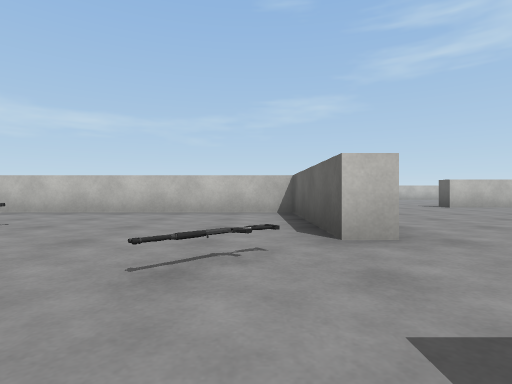
view 1 (above)

19 first-person views from a walk through a 3-D level made in the Unity game engine. The camera is 0.42 m above the floor, looks level and sees 80° across. The floor is counted in squares, 1 m on a side. Each view is taken from the middle of a square. On the plan, view 1 faces up. The plan holds only what a view shows up to about 9 squares ahead; the rest is blank. The player character is not drawn. Some surface patterns are stand-ins.

view 2
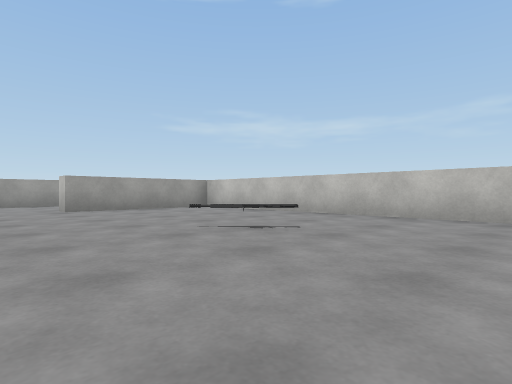

view 3
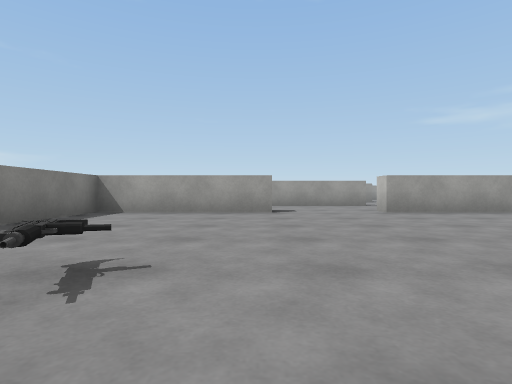

view 4
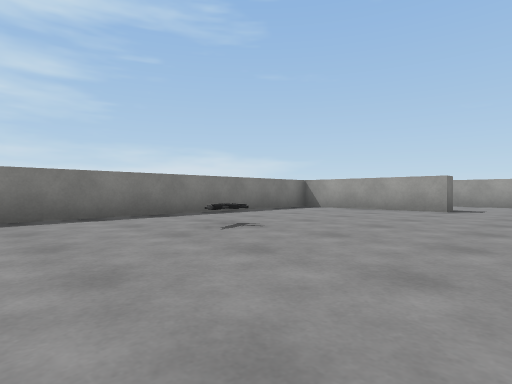

view 5
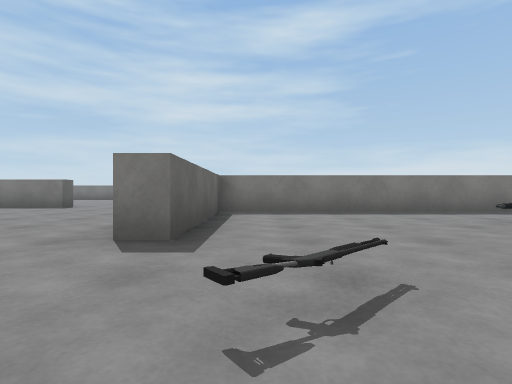

view 6
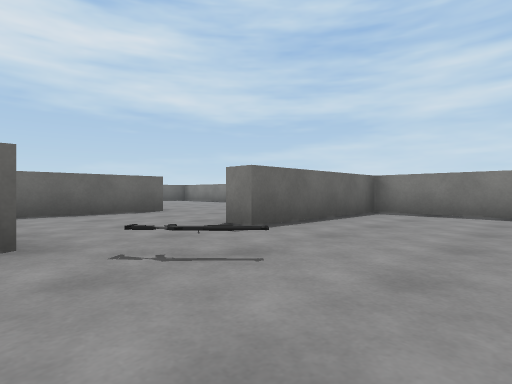

view 7
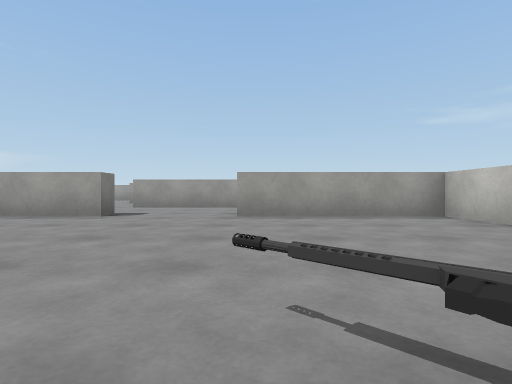

view 8
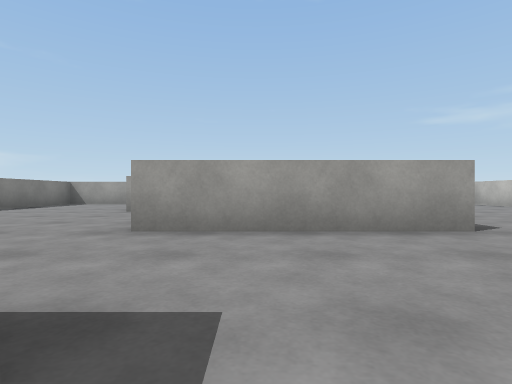

view 9
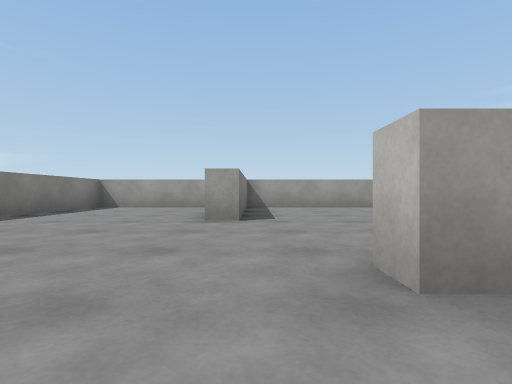

view 10
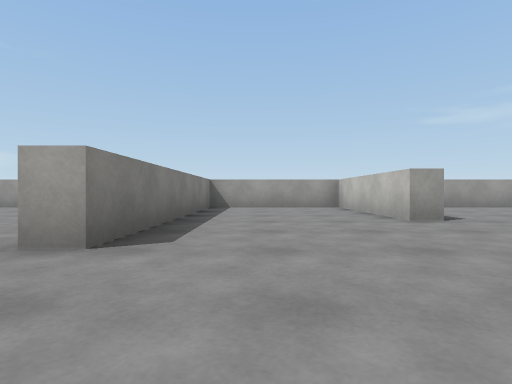

view 11
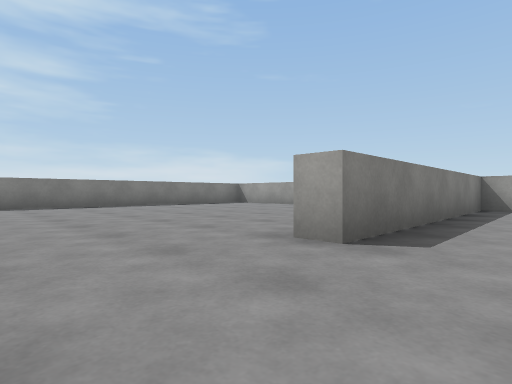

view 12
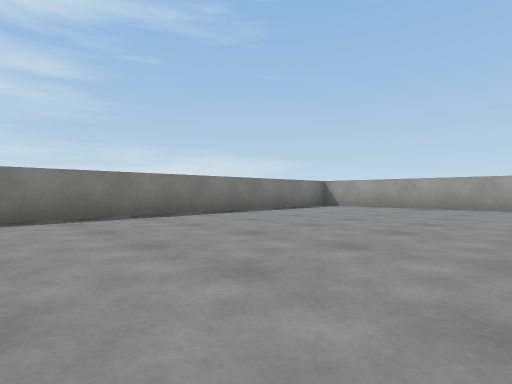

view 13
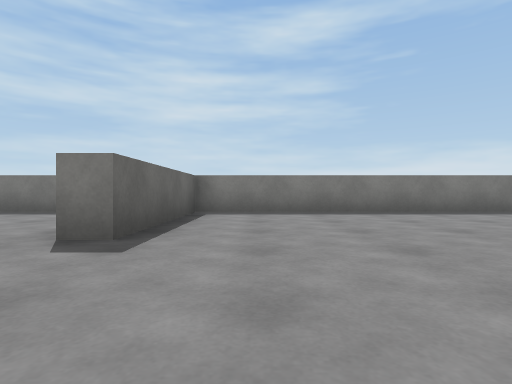

view 14
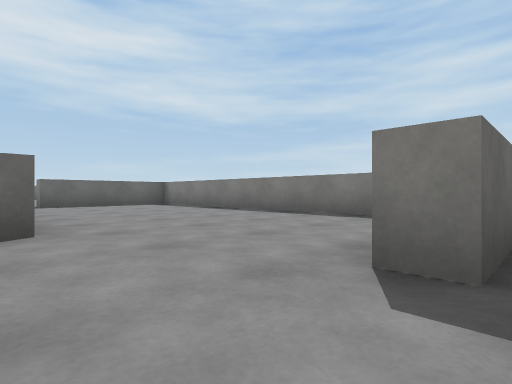

view 15
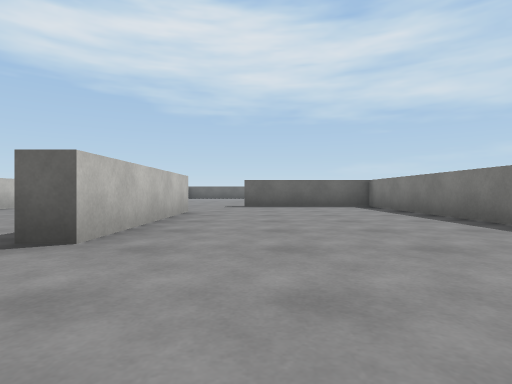

view 16
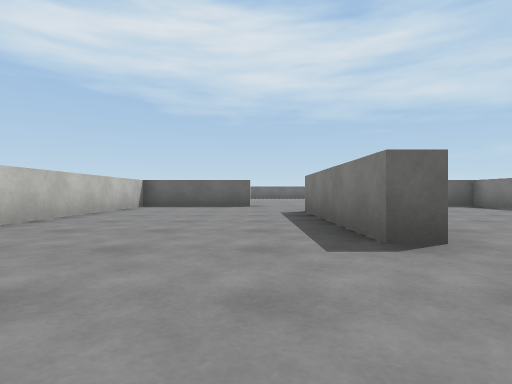

view 17
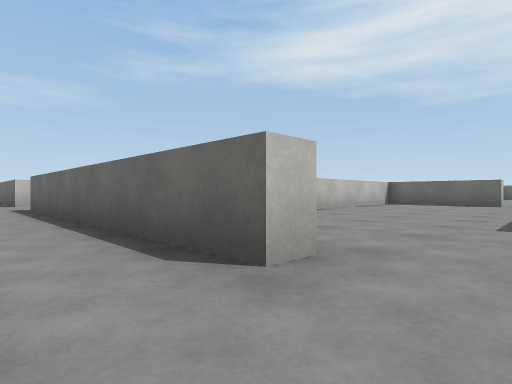

view 18
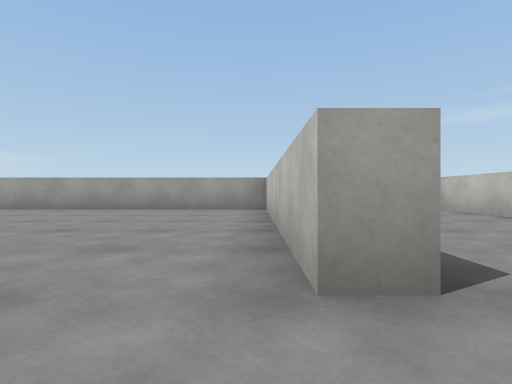

view 19
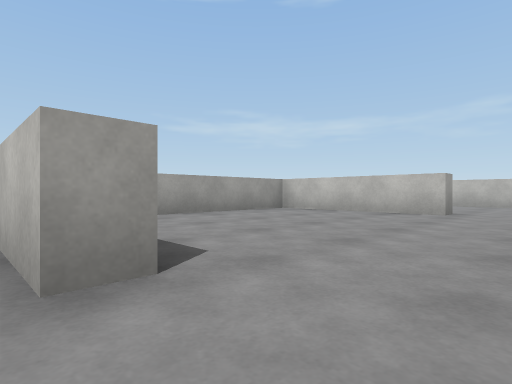

### Floor plan
Ten units are one square. View 1 is at (0, 0); x grows to the right and y downward. Boxes are objects, and circles mark ways between rooms. Rooms are numbered by the first view taken in them; rooms with no view inside come last. Other rooms are left out.
<svg viewBox="-188 -68 235 205">
<path fill="none" stroke="#000" d="M-87 -3 -82 -3 -82 32 7 32 7 -3M7 -27 7 -63 -82 -63 -82 -27M-82 68 -87 68 -87 -3M-67 132 7 132 7 97M-145 17 -183 17 -183 52 -122 52 -122 57 -179 57M-113 3 -118 3M-183 57 -183 125M-14 86 -55 86 -55 81 -14 81M-175 132 -87 132 -87 97 -82 97M7 69 7 38 -41 38M-179 12 -145 12 -145 17M-145 -43 -183 -43 -183 12M-113 -24 -113 3M-82 -27 -87 -27M12 -27 7 -27M7 -3 12 -3M42 -5 42 -22"/>
<rect x="-45" y="5" width="20" height="10" fill="#bbb"><title>other object</title></rect>
<rect x="-45" y="-45" width="20" height="20" fill="#bbb"><title>rifle</title></rect>
<rect x="-5" y="-25" width="10" height="10" fill="#bbb"><title>other object</title></rect>
<circle cx="-90" cy="-15" r="3" fill="#2a7"/>
<circle cx="10" cy="-15" r="3" fill="#2a7"/>
<circle cx="-137" cy="10" r="3" fill="#2a7"/>
<circle cx="-105" cy="0" r="3" fill="#2a7"/>
<text x="-40" y="-10">1</text>
<text x="-100" y="80">2</text>
<text x="-160" y="-10">3</text>
<text x="-100" y="-10">4</text>
<text x="20" y="-20">5</text>
</svg>
Room 1 opens to room 4. Room 1 opens to room 5. Room 2 opens to room 3. Room 2 opens to room 4.

Where each view was taken, in squares from view 1:
view 1: 0 up, 0 right, facing up
view 2: 1 up, 1 left, facing up-left
view 3: 0 up, 2 left, facing left
view 4: 2 up, 1 left, facing down-left
view 5: 3 up, 0 right, facing down
view 6: 3 up, 2 left, facing down-right
view 7: 3 up, 3 left, facing left
view 8: 1 up, 8 left, facing left
view 9: 1 down, 10 left, facing left
view 10: 4 down, 10 left, facing left
view 11: 4 down, 10 left, facing down-left
view 12: 8 down, 10 left, facing down-left
view 13: 7 down, 10 left, facing down
view 14: 8 down, 9 left, facing down-right
view 15: 10 down, 8 left, facing right
view 16: 7 down, 8 left, facing right
view 17: 8 down, 10 left, facing up-right
view 18: 6 down, 11 left, facing left
view 19: 2 down, 13 left, facing up-left
